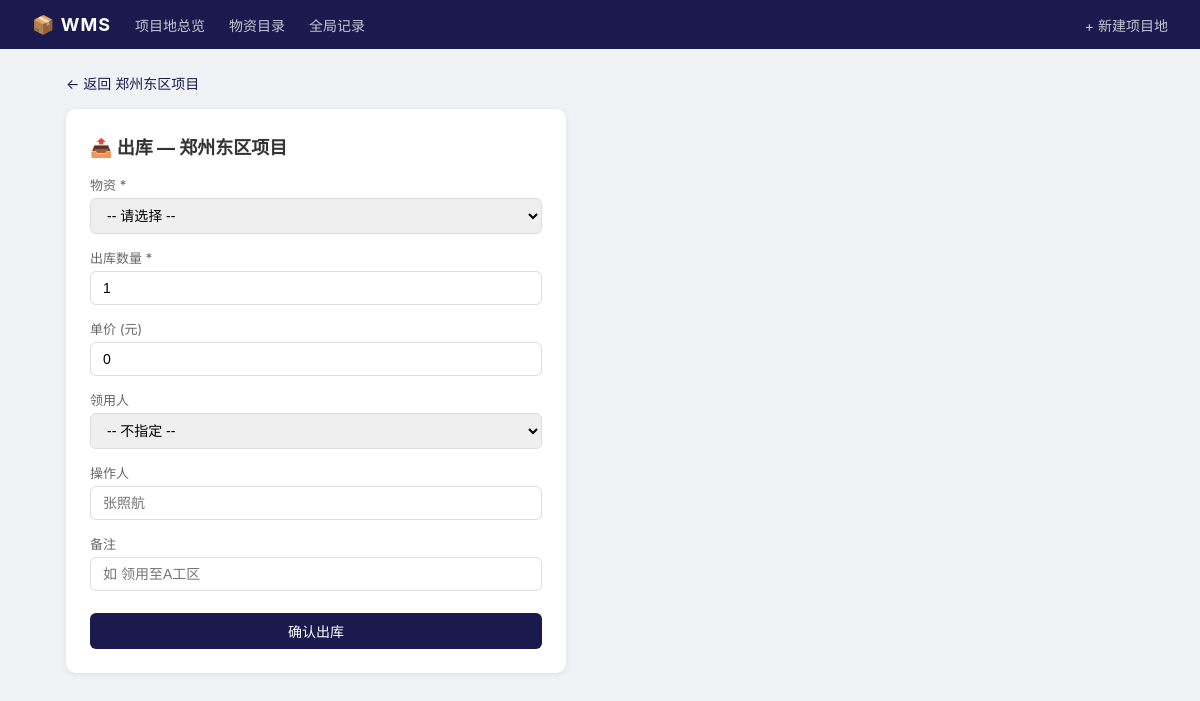
The app's page /site/1/outbound, older data.
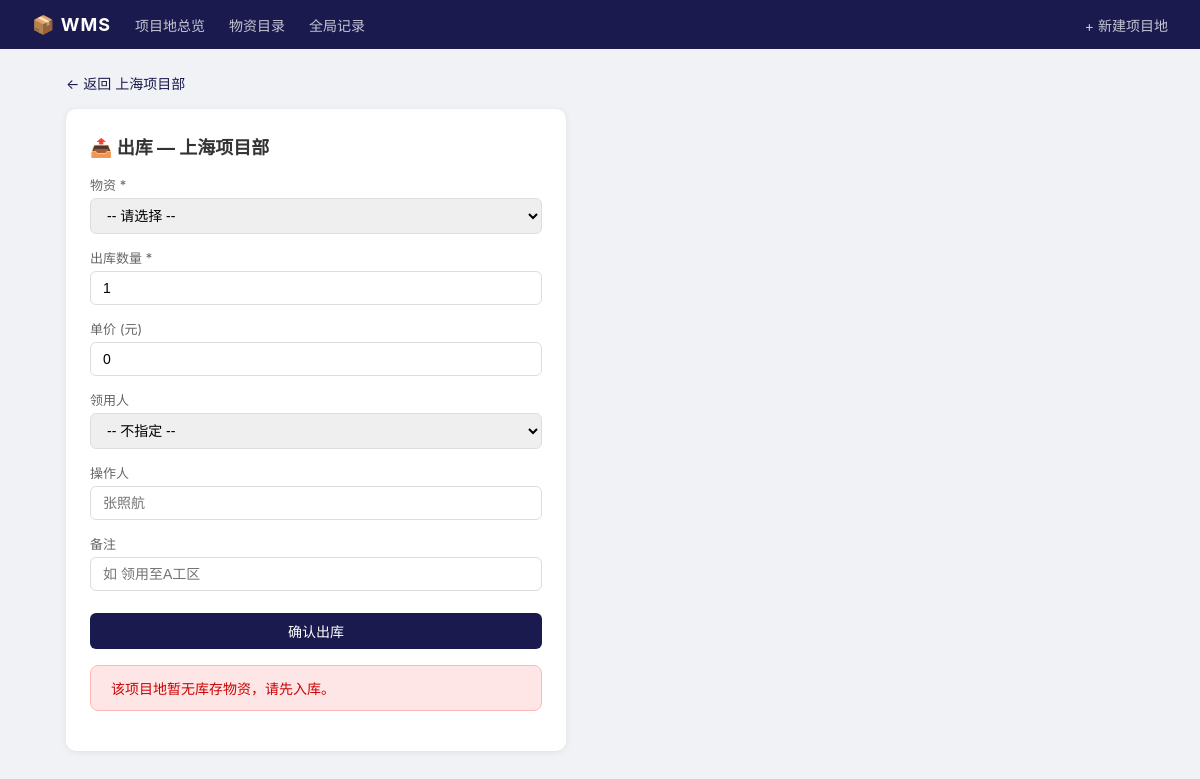
The same page, newer data.
### tables this page shows
CREATE TABLE sites (
            id INTEGER PRIMARY KEY AUTOINCREMENT,
            name TEXT UNIQUE NOT NULL,
            location TEXT DEFAULT '',
            contact TEXT DEFAULT '',
            created TEXT NOT NULL
        );

### app.py (the view, shortened to what this page needs)
@app.route("/site/<int:site_id>/outbound", methods=["GET", "POST"])
def outbound(site_id):
    conn = get_db()
    site = conn.execute("SELECT * FROM sites WHERE id=?", (site_id,)).fetchone()
    if not site:
        flash("项目地不存在", "error")
        conn.close()
        return redirect(url_for("index"))
    inventory = conn.execute("""
        SELECT i.*, m.code, m.name, m.spec, m.unit
        FROM inventory i JOIN materials m ON m.id = i.material_id
        WHERE i.site_id = ? AND i.quantity > 0
        ORDER BY m.code
    """, (site_id,)).fetchall()
    workers = conn.execute("SELECT * FROM workers WHERE site_id=? ORDER BY name", (site_id,)).fetchall()
    conn.close()
    return render_template("outbound.html", site=site, inventory=inventory, workers=workers)

### app.py (called while the page is built)
def get_db():
    conn = sqlite3.connect(DB_PATH)
    conn.row_factory = sqlite3.Row
    conn.execute("PRAGMA foreign_keys = ON")
    return conn

### templates/outbound.html (shortened to what this page needs)
{% extends "base.html" %}
{% block content %}
<a href="{{ url_for('site_detail', id=site.id) }}" class="back-link">← 返回 {{ site.name }}</a>
<div class="card" style="max-width:500px">
    <h2>📤 出库 — {{ site.name }}</h2>
    <form method="POST">
        <div class="form-group">
            <label>物资 *</label>
            <select name="material_id" required>
                <option value="">-- 请选择 --</option>
            </select>
        </div>
        <div class="form-group">
            <label>出库数量 *</label>
            <input type="number" name="quantity" required min="1" value="1">
        </div>
        <div class="form-group">
            <label>单价 (元)</label>
            <input type="number" name="unit_price" step="0.01" min="0" value="0" placeholder="0.00">
        </div>
        <div class="form-group">
            <label>领用人</label>
            <select name="worker_id">
                <option value="">-- 不指定 --</option>
            </select>
        </div>
        <div class="form-group">
            <label>操作人</label>
            <input type="text" name="operator" placeholder="张照航">
        </div>
        <div class="form-group">
            <label>备注</label>
            <input type="text" name="note" placeholder="如 领用至A工区">
        </div>
        <button type="submit" class="btn btn-primary" style="width:100%;margin-top:8px">确认出库</button>
    </form>
    {% if not inventory %}
    <div class="flash error" style="margin-top:16px">该项目地暂无库存物资，请先入库。</div>
    {% endif %}
</div>
{% endblock %}

Row changes from the older to the newer data that the page shows:
changed sites: name "郑州东区项目" → "上海项目部"
Text that changed along with them:
text now shown: "该项目地暂无库存物资，请先入库。"
